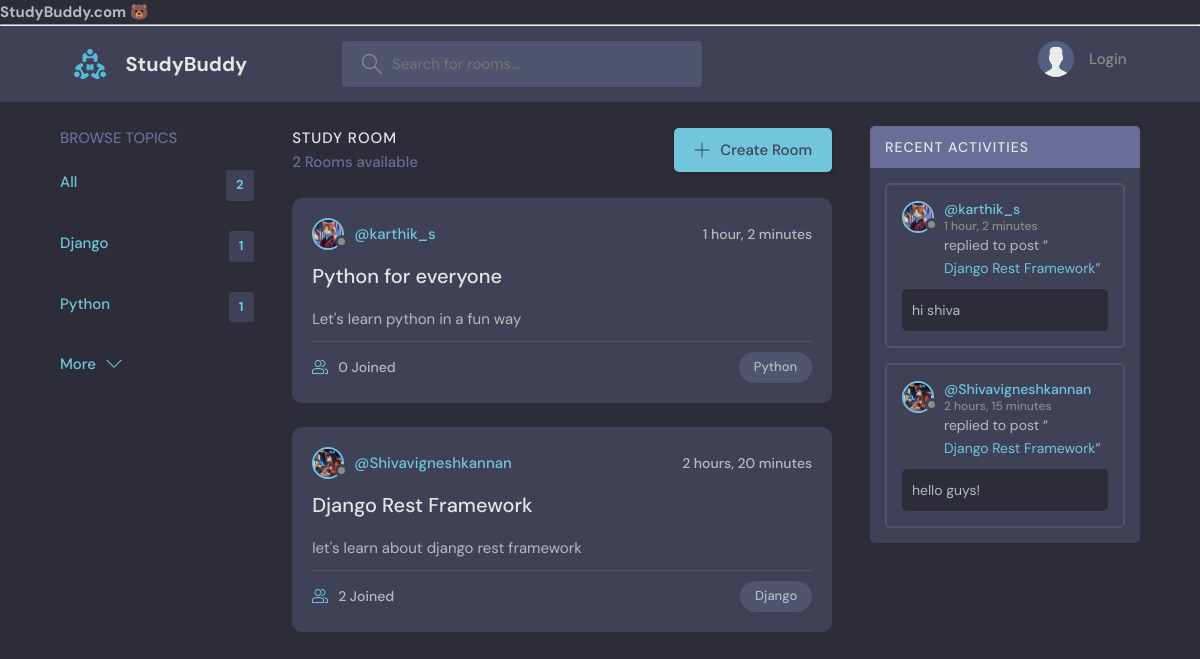
The page / on the database its author committed.
### base/models.py (models this page shows)
class Topic(models.Model):
    name=models.CharField(max_length=50)
    def __str__(self):
        return self.name

class Room(models.Model):
    host= models.ForeignKey(User,on_delete=models.SET_NULL,null=True)
    topic = models.ForeignKey(Topic,on_delete=models.SET_NULL,null=True)
    participants = models.ManyToManyField(User,related_name="participants",blank=True)
    name = models.CharField(max_length=200)
    description = models.TextField(null=True,blank=True)
    updated = models.DateTimeField(auto_now=True)
    created = models.DateTimeField(auto_now_add=True)
    class Meta:
        ordering = ['-updated','-created']
    def __str__(self):
        return self.name

class User(AbstractUser):
    name = models.CharField(max_length=200,null=True)
    email = models.EmailField(unique=True,null=True)
    bio = models.TextField(null=True)
    avatar = models.ImageField(null=True,default="avatar.svg")
    USERNAME_FIELD = 'email'
    REQUIRED_FIELDS = []

class Message(models.Model):
    user = models.ForeignKey(User,on_delete=models.CASCADE)
    room = models.ForeignKey(Room,on_delete=models.CASCADE)
    body = models.TextField()
    updated = models.DateTimeField(auto_now=True)
    created = models.DateTimeField(auto_now_add=True)
    class Meta:
        ordering=["-updated","-created"]
    def __str__(self):
        return self.body[:50]

### base/views.py (the view)
# urls.py: path("",views.home,name="home"),
def home(request):
    q = request.GET.get('q')  if request.GET.get('q') !=None else ""
    rooms = Room.objects.filter(Q(topic__name__icontains=q)|Q(name__icontains=q)|Q(description__icontains=q))
    messages = Message.objects.filter(Q(room__topic__name__icontains=q))
    topic = Topic.objects.all()
    context = {"rooms":rooms,"topics":topic,"messageActivity":messages}
    return render(request,"base/Home.html",context)

### base/Templates/base/Home.html (shortened to what this page needs)
{% extends "Main.html"%}
{% block content %}
    <main class="layout layout--3">
      <div class="container">
        <div class="topics">
          <div class="topics__header">
            <h2>Browse Topics</h2>
          </div>
          {%include "base/topic-component.html"%}
          <a class="btn btn--link" href="topics.html">
            More
            <svg version="1.1" xmlns="http://www.w3.org/2000/svg" width="32" height="32" viewBox="0 0 32 32">
              <title>chevron-down</title>
              <path d="M16 21l-13-13h-3l16 16 16-16h-3l-13 13z"></path>
            </svg>
          </a>
        </div>
        <div class="roomList">
          <div class="roomList__header">
            <div>
              <h2>Study Room</h2>
              <p>{{rooms.count}} Rooms available</p>
            </div>
            <a class="btn btn--main" href="{% url 'create-room' %}">
              <svg version="1.1" xmlns="http://www.w3.org/2000/svg" width="32" height="32" viewBox="0 0 32 32">
                <title>add</title>
                <path
                  d="M16.943 0.943h-1.885v14.115h-14.115v1.885h14.115v14.115h1.885v-14.115h14.115v-1.885h-14.115v-14.115z"
                ></path>
              </svg>
              Create Room
            </a>
          </div>
          {%include "base/rooms-component.html" %}
        </div>
        {% include "base/activity-component.html"%}
      </div>
    </main>
    {% endblock %}

### base/Templates/base/topic-component.html (shortened to what this page needs)
<!DOCTYPE html>
<html lang="en">
<head>
</head>
<body>
    {% block content %}
            <ul class="topics__list">
                <li>
                  <a href="{% url 'home' %}" class="active">All <span>{{topics.count}}</span></a>
                </li>
                {% for topic in topics %}
                <li>
                  <a href="{% url 'home' %}?q={{topic.name}}" class="active">{{topic}}<span>{{topic.room_set.all.count}}</span></a>
                </li>
                {% endfor %}
    {% endblock %}
</body>
</html>

### base/Templates/base/rooms-component.html (shortened to what this page needs)
{%for room in rooms%}
  <div class="roomListRoom">
    <div class="roomListRoom__header">
      <a href="{% url 'user-profile' room.host.id %}" class="roomListRoom__author">
        <div class="avatar avatar--small">
          <img src="{{room.host.avatar.url}}" />
        </div>
        <span>@{{room.host.username}}</span>
      </a>
      <div class="roomListRoom__actions">
        <span>{{room.created | timesince}}</span>
      </div>
    </div>
    <div class="roomListRoom__content">
      <a href="{% url 'room' room.id%}">{{room.name}}</a>
      <p>
        {{room.description}}
      </p>
    </div>
    <div class="roomListRoom__meta">
      <a href="room.html" class="roomListRoom__joined">
        {{room.participants.all.count}} Joined
      </a>
      <p class="roomListRoom__topic">{{room.topic}}</p>
    </div>
  </div>
{% endfor %}

### base/Templates/base/activity-component.html (shortened to what this page needs)
<div class="activities">
    <div class="activities__header">
      <h2>Recent Activities</h2>
    </div>
    {%for msg in messageActivity %}
    <div class="activities__box">
      <div class="activities__boxHeader roomListRoom__header">
        <a href="{%url 'user-profile' msg.user.id%}" class="roomListRoom__author">
          <div class="avatar avatar--small">
            <img src="{{msg.user.avatar.url}}" />
          </div>
          <p>
            @{{msg.user.username}}
            <span>{{msg.created | timesince}}</span>
          </p>
        </a>
      </div>
      <div class="activities__boxContent">
        <p>replied to post “<a href="{% url 'room' msg.room.id  %}">{{msg.room}}</a>”</p>
        <div class="activities__boxRoomContent">
          {{msg}}
        </div>
      </div>
    </div>
    {% endfor %}
  </div>

### rows shown on the page
Topic: name "Django", room_set.all.count "1"
Topic: name "Python", room_set.all.count "1"
Room: host.avatar (picture), host.username "karthik_s", created "1 hour, 2 minutes", name "Python for everyone", description "Let's learn python in a fun way", participants.all.count "0", topic "Python"
Room: host.avatar (picture), host.username "Shivavigneshkannan", created "2 hours, 20 minutes", name "Django Rest Framework", description "let's learn about django rest framework", participants.all.count "2", topic "Django"
Message: user.avatar (picture), user.username "karthik_s", created "1 hour, 2 minutes", room "Django Rest Framework", body "hi shiva"
Message: user.avatar (picture), user.username "Shivavigneshkannan", created "2 hours, 15 minutes", room "Django Rest Framework", body "hello guys!"

### other values the page prints
{{ topics.count }} "2"
{{ rooms.count }} "2"
